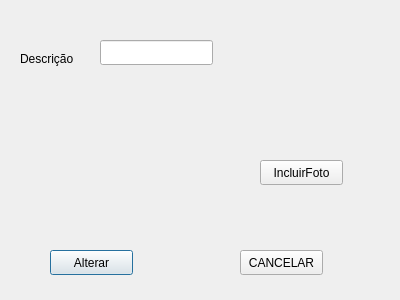
<?xml version="1.0" encoding="UTF-8"?>
<ui version="4.0">
 <class>telaAlterarMarca</class>
 <widget class="QDialog" name="telaAlterarMarca">
  <property name="geometry">
   <rect>
    <x>0</x>
    <y>0</y>
    <width>400</width>
    <height>300</height>
   </rect>
  </property>
  <property name="windowTitle">
   <string>Dialog</string>
  </property>
  <widget class="QLabel" name="label">
   <property name="geometry">
    <rect>
     <x>20</x>
     <y>50</y>
     <width>64</width>
     <height>17</height>
    </rect>
   </property>
   <property name="text">
    <string>Descrição</string>
   </property>
  </widget>
  <widget class="QLabel" name="labelFoto">
   <property name="geometry">
    <rect>
     <x>263</x>
     <y>50</y>
     <width>91</width>
     <height>91</height>
    </rect>
   </property>
   <property name="text">
    <string/>
   </property>
  </widget>
  <widget class="QPushButton" name="pushButtonAlterar">
   <property name="geometry">
    <rect>
     <x>50</x>
     <y>250</y>
     <width>83</width>
     <height>25</height>
    </rect>
   </property>
   <property name="text">
    <string>Alterar</string>
   </property>
  </widget>
  <widget class="QLineEdit" name="lineEditDescricao">
   <property name="geometry">
    <rect>
     <x>100</x>
     <y>40</y>
     <width>113</width>
     <height>25</height>
    </rect>
   </property>
  </widget>
  <widget class="QPushButton" name="pushButtonIncluirFoto">
   <property name="geometry">
    <rect>
     <x>260</x>
     <y>160</y>
     <width>83</width>
     <height>25</height>
    </rect>
   </property>
   <property name="text">
    <string>IncluirFoto</string>
   </property>
  </widget>
  <widget class="QPushButton" name="pushButtonVoltar">
   <property name="geometry">
    <rect>
     <x>240</x>
     <y>250</y>
     <width>83</width>
     <height>25</height>
    </rect>
   </property>
   <property name="text">
    <string>CANCELAR</string>
   </property>
  </widget>
 </widget>
 <tabstops>
  <tabstop>lineEditDescricao</tabstop>
  <tabstop>pushButtonIncluirFoto</tabstop>
  <tabstop>pushButtonAlterar</tabstop>
  <tabstop>pushButtonVoltar</tabstop>
 </tabstops>
 <resources/>
 <connections/>
</ui>
